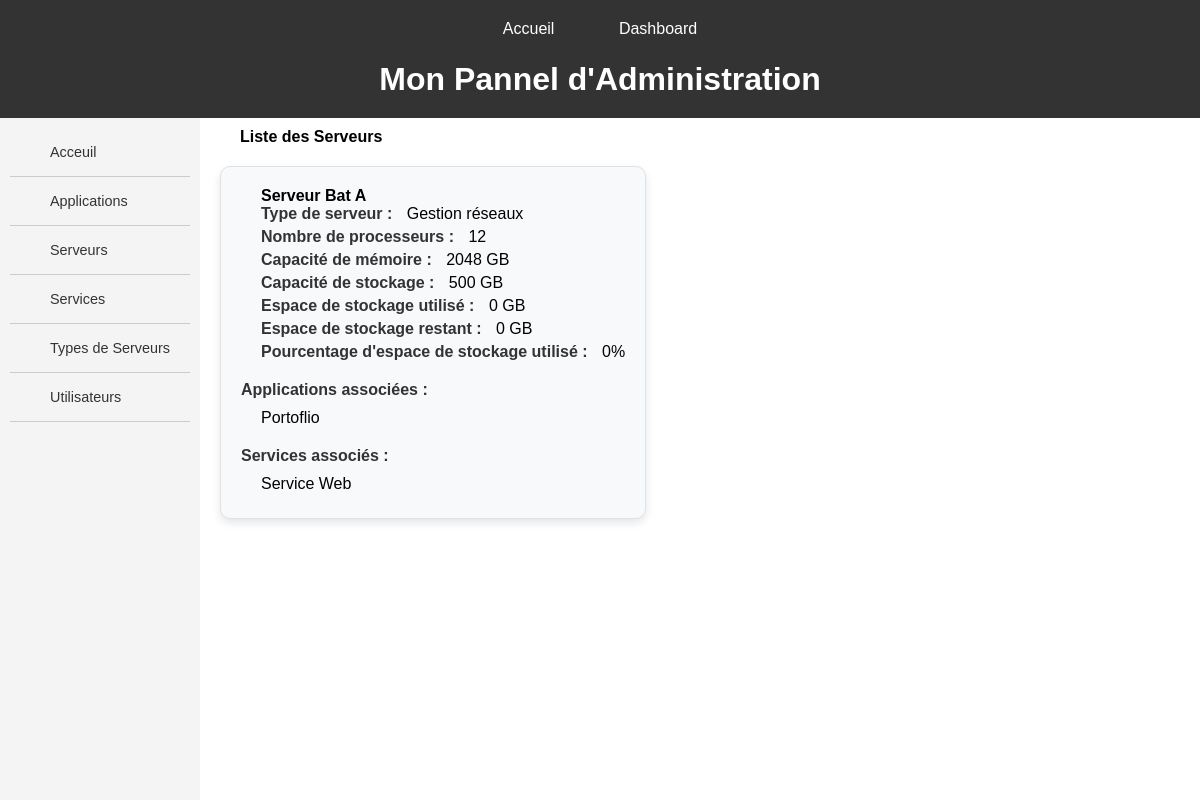
/dashboard/, run on the app's committed database.
### servops/models.py (models this page shows, shortened)
class Server(models.Model):
    name = models.CharField(max_length=200)
    server_type = models.ForeignKey(ServerType, on_delete=models.CASCADE)
    num_processors = models.IntegerField()
    memory_capacity = models.IntegerField()
    storage_capacity = models.IntegerField()
    used_storage = models.IntegerField(default=0)  # Espace utilisé en Go
    total_storage = models.IntegerField(default=0)  # Capacité totale de stockage en Go
    @property
    def remaining_storage(self):
        return self.total_storage - self.used_storage
    @property
    def storage_percentage(self):
        if self.total_storage == 0:
            return 0
        return (self.used_storage / self.total_storage) * 100

class ServerType(models.Model):
    type = models.CharField(max_length=200)
    description = models.TextField()
    def __str__(self):
        return self.type

class Application(models.Model):
    name = models.CharField(max_length=200)
    logo = models.ImageField(upload_to='logos/')
    user = models.ForeignKey(ServUser, on_delete=models.CASCADE, related_name='applications')
    services = models.ManyToManyField(Service, related_name='applications')
    launch_server = models.ForeignKey(Server, on_delete=models.CASCADE, related_name='applications')

class Service(models.Model):
    name = models.CharField(max_length=200)
    launch_date = models.DateField()
    memory_used = models.IntegerField()
    required_memory = models.IntegerField()
    launch_server = models.ForeignKey(Server, on_delete=models.CASCADE, related_name='services')

### servops/views.py (the view)
# urls.py: path('dashboard/', views.dashboard, name='dashboard'),
def dashboard(request):
    servers = Server.objects.all()
    return render(request, 'servops/dashboard.html', {'servers': servers})

### servops/templates/servops/dashboard.html (shortened to what this page needs)
{% extends 'servops/MAIN/main_dashboard.html' %}
{% block header %}Mon Pannel d'Administration{% endblock %}
{% block content %}
<h2>Liste des Serveurs</h2>
<div class="container">
    {% for server in servers %}
    <div class="service-box">
        <h3>{{ server.name }}</h3>
        <ul>
            <li><strong>Type de serveur :</strong> {{ server.server_type }}</li>
            <li><strong>Nombre de processeurs :</strong> {{ server.num_processors }}</li>
            <li><strong>Capacité de mémoire :</strong> {{ server.memory_capacity }} GB</li>
            <li><strong>Capacité de stockage :</strong> {{ server.storage_capacity }} GB</li>
            <li><strong>Espace de stockage utilisé :</strong> {{ server.used_storage }} GB</li>
            <li><strong>Espace de stockage restant :</strong> {{ server.remaining_storage }} GB</li>
            <li><strong>Pourcentage d'espace de stockage utilisé :</strong> {{ server.storage_percentage }}%</li>
        </ul>
        <h4>Applications associées :</h4>
        <ul>
            {% for application in server.applications.all %}
            <li>{{ application.name }}</li>
            {% endfor %}
        </ul>
        <h4>Services associés :</h4>
        <ul>
            {% for service in server.services.all %}
            <li>{{ service.name }}</li>
            {% endfor %}
        </ul>
    </div>
    {% endfor %}
</div>
{% endblock %}
{% block sidebar %}
    <li><a href="{% url 'index'%}">Acceuil</a></li>
    <li><a href="{% url 'applications_home'%}">Applications</a></li>
    <li><a href="{% url 'servers_crud'%}">Serveurs</a></li>
    <li><a href="{% url 'services_crud' %}">Services</a></li>
    <li><a href="{% url 'server_types_crud' %}">Types de Serveurs</a></li>
    <li><a href="{% url 'users_crud'%}">Utilisateurs</a></li>
{% endblock %}

### servops/static/main.css (style rules this page uses)
* { margin: 0; padding: 0; box-sizing: border-box; }
html, body { width: 100%; height: 100%; font-family: Arial, sans-serif; }
html { scroll-behavior: smooth; }
.bar ul li { padding: 8px 10px; border-bottom: 1px solid #ccc; font-size: 0.9em; }
.bar ul li a { text-decoration: none; color: #333; display: block; padding: 8px 10px; }
main p, main h1, main h2, main h3, a { font-size: 1em; margin-left: 20px; }
.container { display: flex; flex-wrap: wrap; gap: 20px; }
.service-box { margin-top: 2%; background-color: #f8f9fa; border: 1px solid #dee2e6; padding: 20px; border-radius: 10px; box-shadow: 0 4px 8px rgba(0, 0, 0, 0.1); transition: transform 0.2s ease, box-shadow 0.2s ease; }
.service-box ul { list-style-type: none; padding: 0; }
.service-box ul li { margin-bottom: 5px; }
.service-box ul li strong { margin-right: 10px; color: #333; }
.service-box h4 { margin-top: 20px; margin-bottom: 10px; color: #333; }
.service-box ul { margin-left: 20px; }

### data on the page
Server: name "Serveur Bat A", server_type "Gestion réseaux", num_processors "12", memory_capacity "2048", storage_capacity "500", used_storage "0", remaining_storage "0", storage_percentage "0"
Application: name "Portoflio"
Service: name "Service Web"
